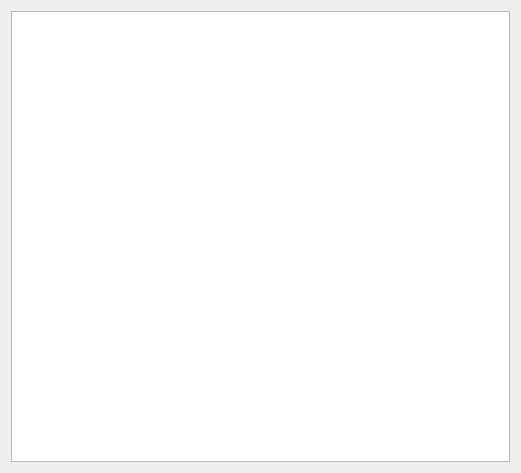
<?xml version="1.0" encoding="UTF-8"?>
<ui version="4.0">
 <class>Dialog</class>
 <widget class="QDialog" name="Dialog">
  <property name="geometry">
   <rect>
    <x>0</x>
    <y>0</y>
    <width>521</width>
    <height>473</height>
   </rect>
  </property>
  <property name="windowTitle">
   <string>Dialog</string>
  </property>
  <layout class="QHBoxLayout" name="horizontalLayout_2">
   <item>
    <layout class="QVBoxLayout" name="verticalLayout">
     <item>
      <widget class="QTableWidget" name="tw_ditalModel"/>
     </item>
    </layout>
   </item>
  </layout>
 </widget>
 <resources/>
 <connections/>
</ui>
